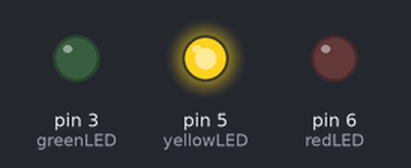
Recording of a sketch running on a simulated Arduino Uno, built with avr-gcc and run on an emulated ATmega328P. Shown: output pins drawn as LEDs (lit = HIGH).

Above: at 0.2 s.
At 0.7 s:
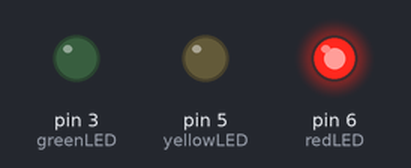
At 2.7 s:
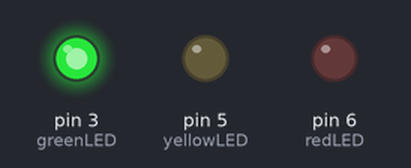
Timing chart, 0 to 3.5 s (numbered marks = the images above):
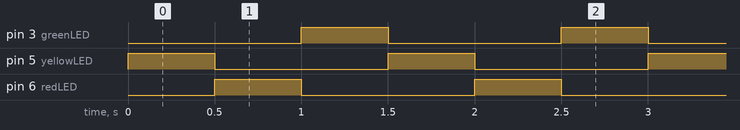

Measured:
- by itself, pin 3 (greenLED), pin 5 (yellowLED), pin 6 (redLED): alternates HIGH for 0.50 s and LOW for 1.0 s
- by itself, everything shown: repeats every 1.5 s, in 3 steps

The sketch:

DigitalOutputs.ino
```cpp
// Light up a series of LEDs, one at a time, in round robin fashion

int greenLED = 3;
int yellowLED = 5;
int redLED = 6;

int greenLEDState;
int yellowLEDState;
int redLEDState;

int blinkPeriod = 500;

void setup() {
  // put your setup code here, to run once:
  Serial.begin(9600);
  pinMode(greenLED, OUTPUT);
  pinMode(yellowLED, OUTPUT);
  pinMode(redLED, OUTPUT);

  digitalWrite(greenLED, HIGH);
  digitalWrite(yellowLED, LOW);
  digitalWrite(redLED, LOW);
}

void loop() {
  // put your main code here, to run repeatedly:
  greenLEDState  = digitalRead(greenLED);
  yellowLEDState = digitalRead(yellowLED);
  redLEDState    = digitalRead(redLED);

  if (greenLEDState == 1) {
    digitalWrite(greenLED, LOW);
    digitalWrite(yellowLED, HIGH);
    digitalWrite(redLED, LOW);
  }
  else if (yellowLEDState == 1) {
    digitalWrite(greenLED, LOW);
    digitalWrite(yellowLED, LOW);
    digitalWrite(redLED, HIGH);
  }
  else if (redLEDState == 1) {
    digitalWrite(greenLED, HIGH);
    digitalWrite(yellowLED, LOW);
    digitalWrite(redLED, LOW);
  }
  else {
    digitalWrite(greenLED, HIGH);
    digitalWrite(yellowLED, LOW);
    digitalWrite(redLED, LOW);
  }

  delay(blinkPeriod);
}
```
